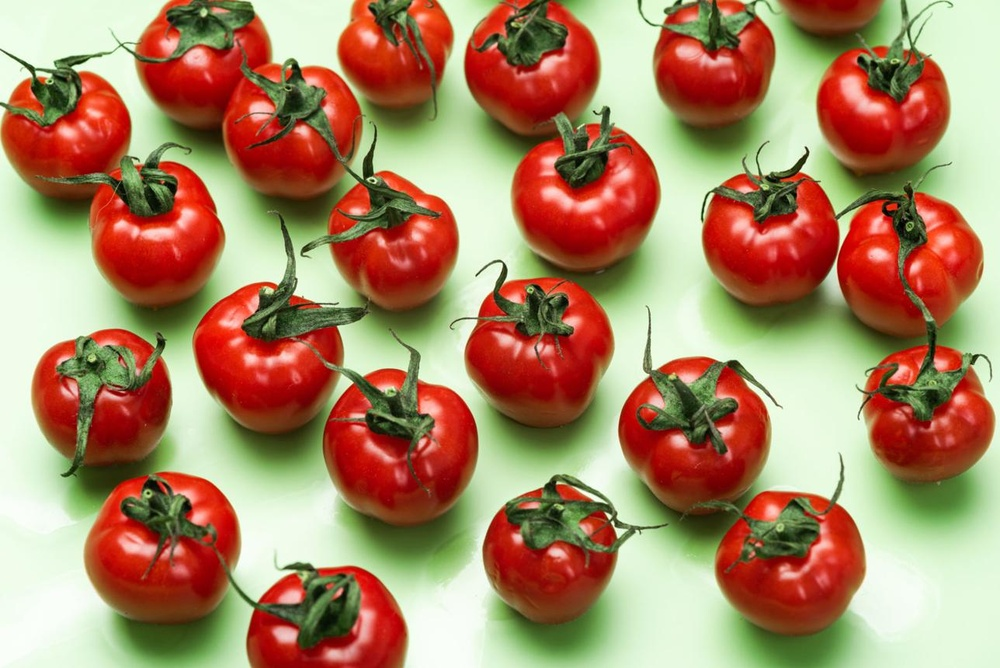
#> input picture assign_23/img_2.jpeg, 1000 x 668 px, shrunk from 1288 x 860 before the run
$ python 1_erosin.py
#> lines starting #> are read from the running program, lines starting #| are printed output that depends on the picture; after the words box and inside, x2 and y2 are one past the last pixel; in counts of white or black regions, pixels touching at a corner belong together
import numpy as np
import matplotlib.pyplot as plt
from PIL import Image


def erosion(image, kernel):
    h, w = image.shape
    kh, kw = kernel.shape
    ph, pw = kh // 2, kw // 2

    padded = np.pad(image, ((ph, ph), (pw, pw)), mode="constant", constant_values=0)

    output = np.zeros_like(image)

    for i in range(h):
        for j in range(w):
            region = padded[i : i + kh, j : j + kw]

            if np.all(region[kernel == 1] == 255):
                output[i, j] = 255

    return output


image = Image.open("img_2.jpeg").convert("L")
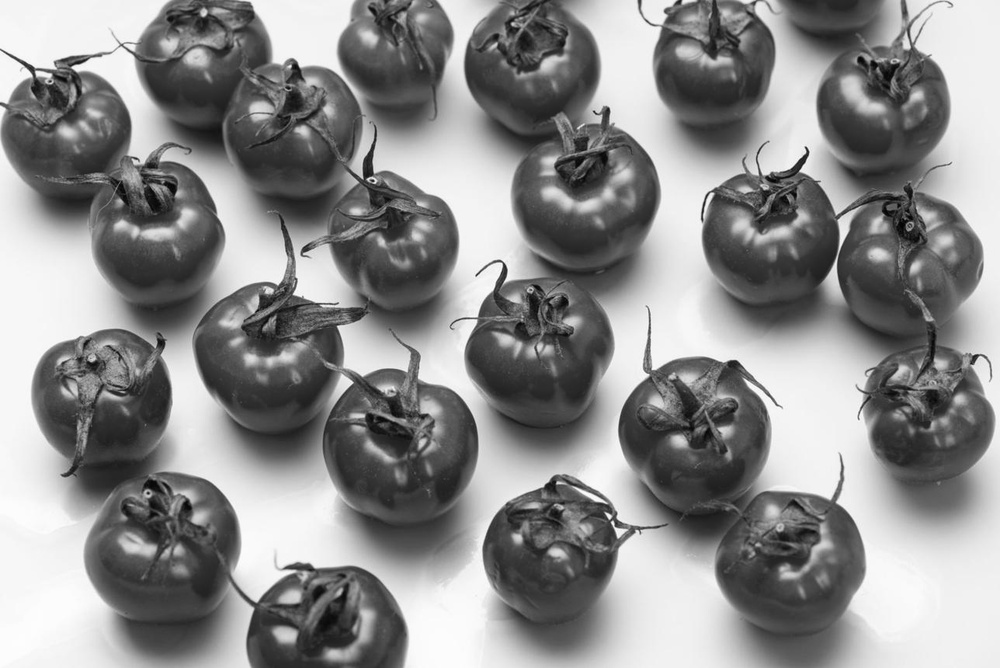
#> image: PIL image 1000x668 L; min 2, max 253, mean 140.5
image = np.array(image)

binary = np.where(image > 127, 255, 0).astype(np.uint8)
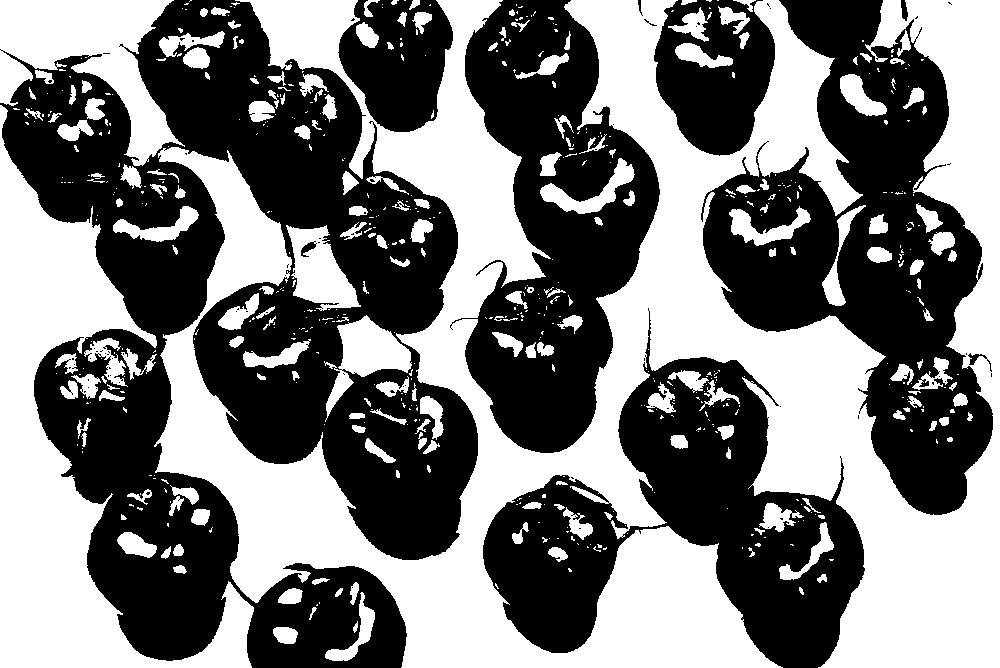
#> binary: shape (668, 1000); 48% white; 611 white regions (408 under 20 px), largest, box (x1, y1, x2, y2) and area: (154, 0, 1000, 668) 216784, (0, 105, 254, 668) 45092, (0, 0, 185, 166) 13989

kernel = np.ones((3, 3), dtype=np.uint8)

result = erosion(binary, kernel)
#> in erosion, `padded = np.pad(image, ((ph, ph), (pw, pw)), mode="constant", constant..`:
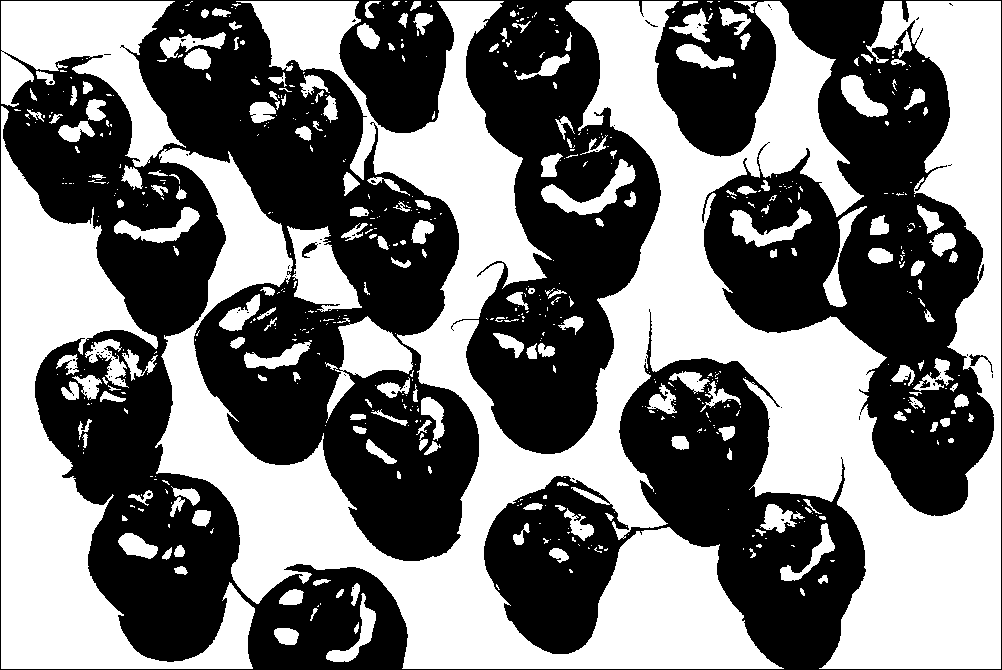
#> padded: shape (670, 1002); 47.7% white; 611 white regions (408 under 20 px), largest, box (x1, y1, x2, y2) and area: (155, 1, 1001, 669) 216784, (1, 106, 255, 669) 45092, (1, 1, 186, 167) 13989
#> after the loop in erosion, `for i in range(h):`:
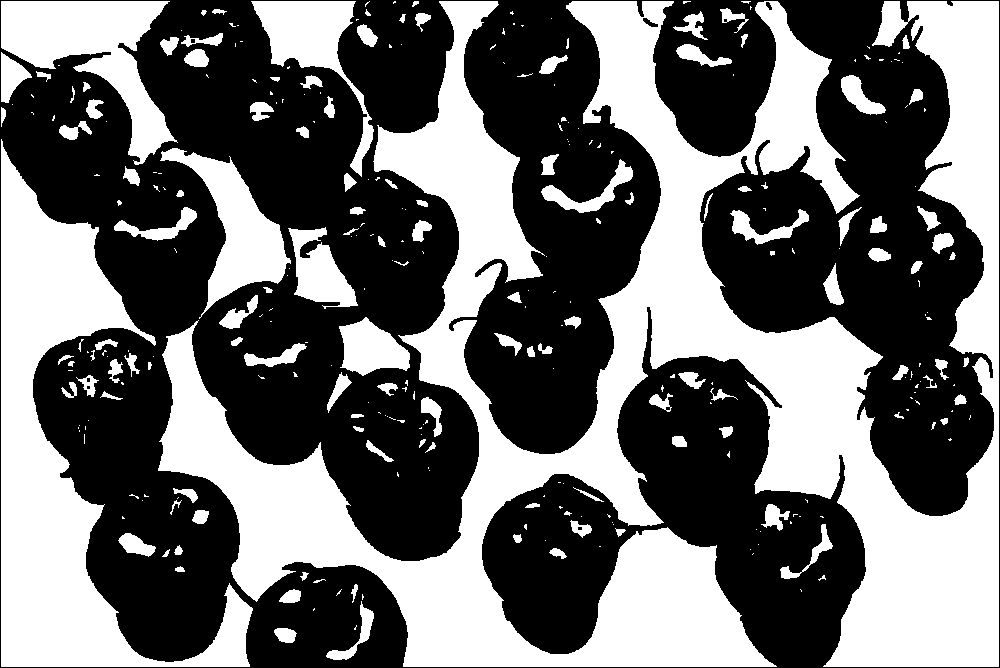
#> output: shape (668, 1000); 42.7% white; 311 white regions (182 under 20 px), largest, box (x1, y1, x2, y2) and area: (158, 1, 999, 667) 189196, (1, 139, 253, 667) 42670, (1, 1, 178, 165) 11925

plt.figure(figsize=(10, 5))

plt.subplot(1, 2, 1)
plt.imshow(binary, cmap="gray")
plt.title("Original Binary Image")
plt.axis("off")

plt.subplot(1, 2, 2)
plt.imshow(result, cmap="gray")
plt.title("Eroded Image")
plt.axis("off")

plt.tight_layout()
plt.show()

Image.fromarray(result).save("eroded_image.png")

$ run again, with assign_23/img_1.jpeg copied over assign_23/img_2.jpeg
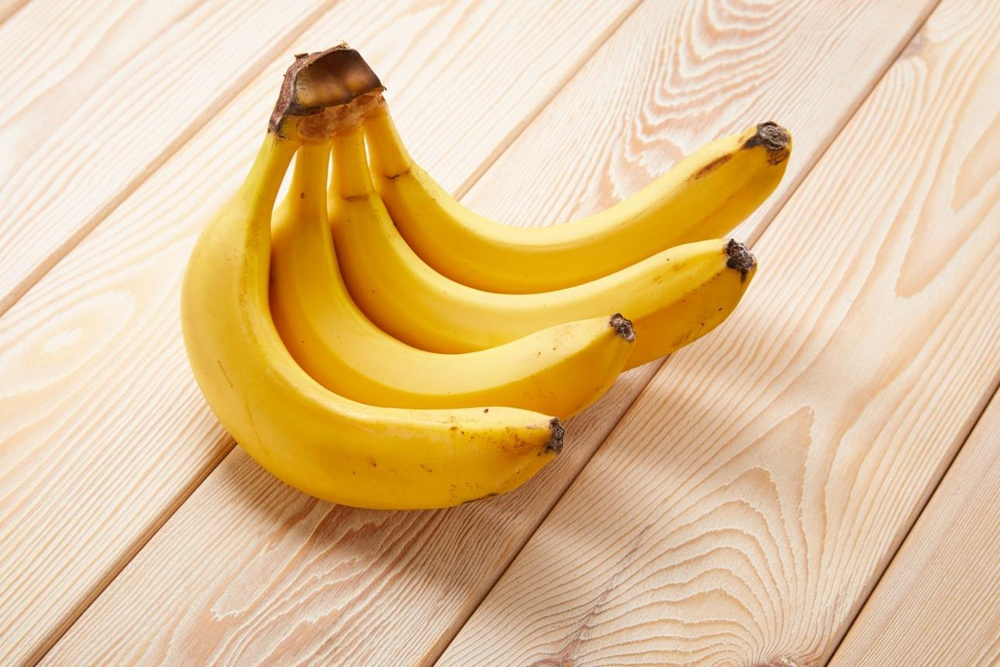
#> input picture assign_23/img_1.jpeg, 1000 x 667 px, shrunk from 1290 x 860 before the run
#> `binary = np.where(image > 127, 255, 0).astype(np.uint8)`:
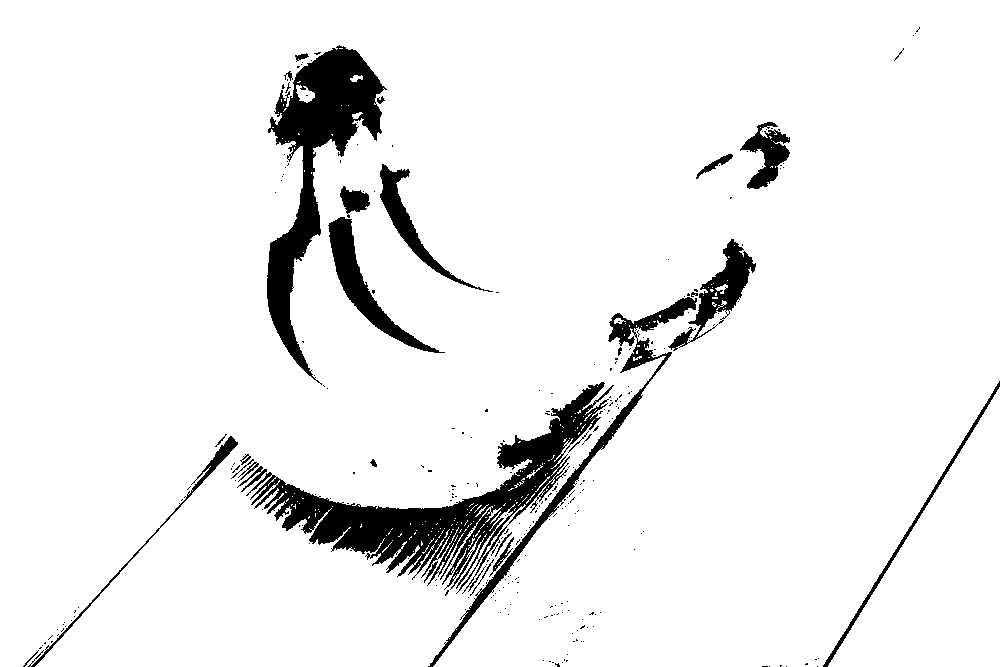
#> binary: shape (667, 1000); 93% white; 284 black regions (257 under 20 px), largest, box (x1, y1, x2, y2) and area: (246, 382, 614, 594) 16435, (267, 45, 387, 385) 12092, (428, 297, 697, 667) 4314
#> padded: shape (669, 1002); 92.6% white; 275 black regions (251 under 20 px), largest, box (x1, y1, x2, y2) and area: (247, 383, 615, 595) 16435, (268, 46, 388, 386) 12092, (0, 0, 1002, 669) 9913
#> after the loop in erosion, `for i in range(h):`:
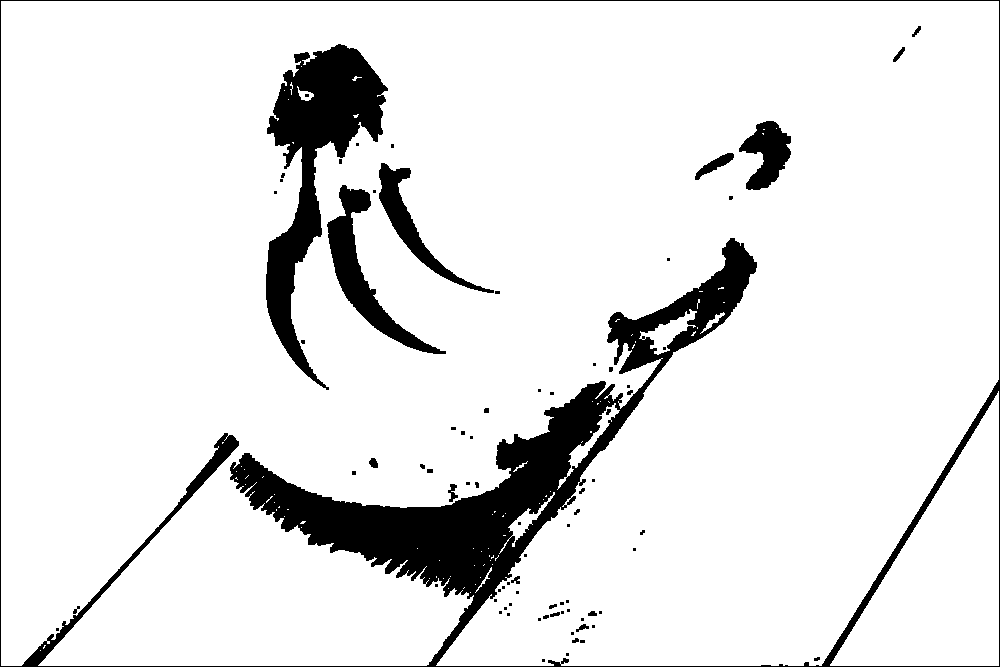
#> output: shape (667, 1000); 90% white; 79 black regions (53 under 20 px), largest, box (x1, y1, x2, y2) and area: (0, 0, 1000, 667) 41976, (266, 44, 388, 390) 14287, (327, 185, 446, 354) 4280
